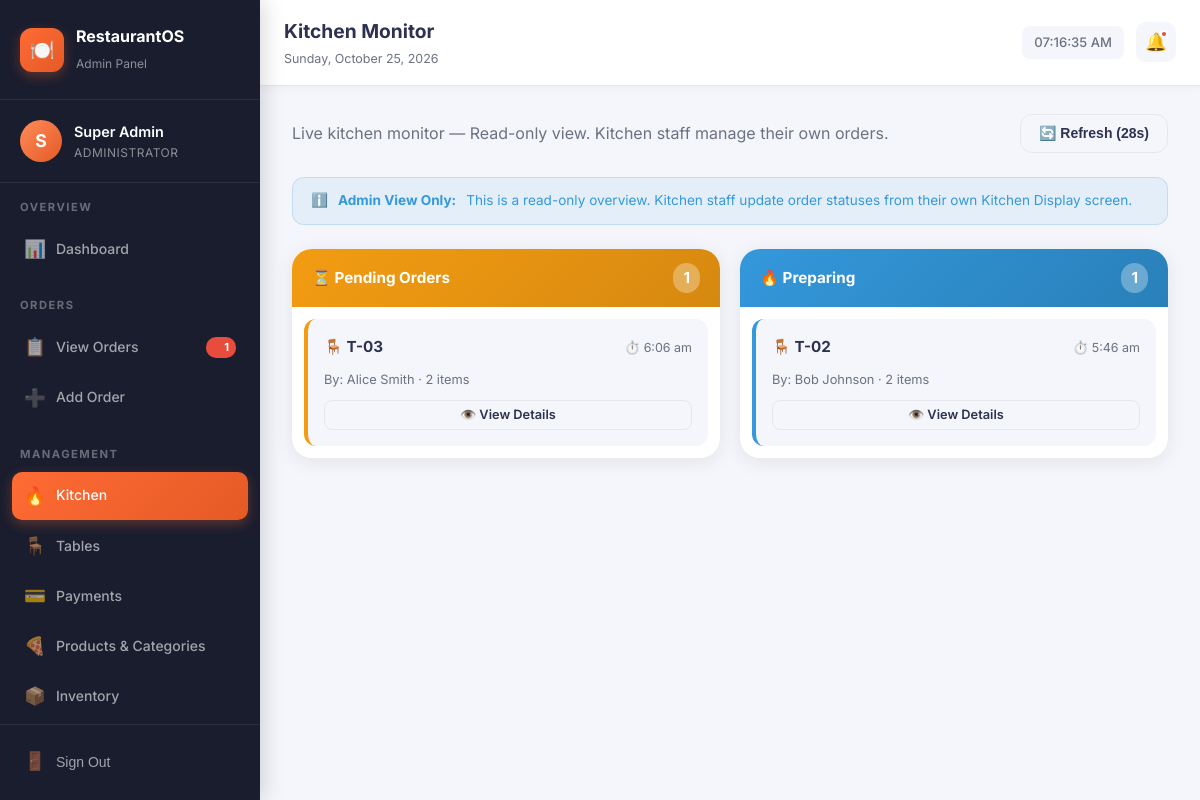
Page /public/admin/kitchen (signed in) on the committed database.
### tables this page shows
CREATE TABLE IF NOT EXISTS `order` (
    order_id INT PRIMARY KEY AUTO_INCREMENT,
    table_id INT,
    waiter_id INT,
    order_status VARCHAR(50) DEFAULT 'pending',
    total_amount DECIMAL(10,2) DEFAULT 0.00,
    payment_status VARCHAR(50) DEFAULT 'unpaid',
    order_date DATETIME DEFAULT CURRENT_TIMESTAMP,
    notes TEXT,
    FOREIGN KEY (table_id) REFERENCES restaurant_table(table_id) ON DELETE SET NULL,
    FOREIGN KEY (waiter_id) REFERENCES waiter(waiter_id) ON DELETE SET NULL
);

CREATE TABLE IF NOT EXISTS restaurant_table (
    table_id INT PRIMARY KEY AUTO_INCREMENT,
    table_number VARCHAR(50) NOT NULL UNIQUE,
    capacity INT DEFAULT 4,
    is_occupied BOOLEAN DEFAULT FALSE,
    location VARCHAR(100) DEFAULT 'Main Hall',
    created_at TIMESTAMP DEFAULT CURRENT_TIMESTAMP
);

CREATE TABLE IF NOT EXISTS waiter (
    waiter_id INT PRIMARY KEY AUTO_INCREMENT,
    waiter_name VARCHAR(100) NOT NULL,
    email VARCHAR(100) UNIQUE NOT NULL,
    phone_number VARCHAR(20),
    password VARCHAR(255) NOT NULL,
    avatar VARCHAR(255) DEFAULT NULL,
    status ENUM('active','inactive') DEFAULT 'active',
    created_at TIMESTAMP DEFAULT CURRENT_TIMESTAMP,
    updated_at TIMESTAMP DEFAULT CURRENT_TIMESTAMP ON UPDATE CURRENT_TIMESTAMP
);

### app/controllers/AdminController.php (called while the page is built, shortened)
<?php
require_once __DIR__ . '/../../config/database.php';
class AdminController {
    private $db;
    public function __construct() {
        $this->db = Database::getInstance();
    }
    public function kitchen() {
        $orders = $this->db->fetchAll("SELECT o.*, t.table_number, w.waiter_name, COUNT(oi.order_item_id) as item_count FROM `order` o LEFT JOIN restaurant_table t ON o.table_id = t.table_id LEFT JOIN waiter w ON o.waiter_id = w.waiter_id LEFT JOIN order_item oi ON o.order_id = oi.order_id WHERE o.order_status IN ('pending','preparing') GROUP BY o.order_id ORDER BY o.order_date ASC");
        require_once __DIR__ . '/../views/admin/kitchen.php';
    }
}

### config/database.php (called while the page is built, shortened)
<?php
class Database {
    private static $instance = null;
    private $connection;
    private function __construct() {
        $this->connection = new mysqli(DB_HOST, DB_USER, DB_PASS, DB_NAME);
        $this->connection->set_charset('utf8mb4');
    }
    public static function getInstance() {
        if (self::$instance === null) {
            self::$instance = new self();
        }
        return self::$instance;
    }
    public function query($sql, $params = [], $types = '') {
        $stmt = $this->connection->prepare($sql);
        $stmt->execute();
        return $stmt;
    }
    public function fetchAll($sql, $params = [], $types = '') {
        $stmt = $this->query($sql, $params, $types);
        $result = $stmt->get_result();
        return $result->fetch_all(MYSQLI_ASSOC);
    }
}

### app/views/admin/kitchen.php (the view, shortened to what this page needs)
<?php $page_title = 'Kitchen Monitor'; require_once __DIR__ . '/../shared/admin_layout_start.php'; ?>
<div style="display:flex;align-items:center;justify-content:space-between;margin-bottom:24px" class="animate-in">
  <div>
    <p style="color:var(--text-secondary)">Live kitchen monitor — Read-only view. Kitchen staff manage their own orders.</p>
  </div>
  <button onclick="location.reload()" class="btn btn-secondary" id="refresh-btn">🔄 Refresh</button>
</div>
<div style="background:rgba(52,152,219,0.08);border:1px solid rgba(52,152,219,0.2);border-radius:var(--radius);padding:12px 18px;margin-bottom:24px;display:flex;align-items:center;gap:10px;font-size:0.85rem;color:var(--info)" class="animate-in">
  ℹ️ <strong>Admin View Only:</strong> This is a read-only overview. Kitchen staff update order statuses from their own Kitchen Display screen.
</div>
<div class="kitchen-board animate-in-delay-1">
  <div class="kitchen-col">
    <div class="kitchen-column-header pending">
      ⏳ Pending Orders
      <?php $pending = array_filter($orders, fn($o) => $o['order_status'] === 'pending'); ?>
      <span style="background:rgba(255,255,255,0.3);padding:3px 10px;border-radius:20px"><?= count($pending) ?></span>
    </div>
    <div class="kitchen-cards">
      <?php if (empty($pending)): ?>
      <div style="text-align:center;padding:30px;color:var(--text-secondary)"><div style="font-size:2rem;margin-bottom:8px">✅</div>No pending orders</div>
      <?php else: ?>
      <?php foreach ($pending as $o): ?>
      <div class="kitchen-card pending">
        <div class="kitchen-card-header">
          <div class="kitchen-card-title">🪑 <?= htmlspecialchars($o['table_number'] ?? '#'.$o['order_id']) ?></div>
          <div class="kitchen-card-time">⏱️ <?= date('g:i a', strtotime($o['order_date'])) ?></div>
        </div>
        <div style="font-size:0.8rem;color:var(--text-secondary);margin-bottom:10px">
          By: <?= htmlspecialchars($o['waiter_name'] ?? 'N/A') ?> · <?= $o['item_count'] ?> items
        </div>
        <div style="display:flex;gap:8px">
          <a href="<?= BASE_URL ?>/admin/order/<?= $o['order_id'] ?>" class="btn btn-secondary btn-sm" style="flex:1;justify-content:center">👁️ View Details</a>
        </div>
      </div>
      <?php endforeach; ?>
      <?php endif; ?>
    </div>
  </div>
  <div class="kitchen-col">
    <div class="kitchen-column-header preparing">
      🔥 Preparing
      <?php $prep = array_filter($orders, fn($o) => $o['order_status'] === 'preparing'); ?>
      <span style="background:rgba(255,255,255,0.3);padding:3px 10px;border-radius:20px"><?= count($prep) ?></span>
    </div>
    <div class="kitchen-cards">
      <?php if (empty($prep)): ?>
      <div style="text-align:center;padding:30px;color:var(--text-secondary)"><div style="font-size:2rem;margin-bottom:8px">👨‍🍳</div>Nothing cooking</div>
      <?php else: ?>
      <?php foreach ($prep as $o): ?>
      <div class="kitchen-card preparing">
        <div class="kitchen-card-header">
          <div class="kitchen-card-title">🪑 <?= htmlspecialchars($o['table_number'] ?? '#'.$o['order_id']) ?></div>
          <div class="kitchen-card-time">⏱️ <?= date('g:i a', strtotime($o['order_date'])) ?></div>
        </div>
        <div style="font-size:0.8rem;color:var(--text-secondary);margin-bottom:10px">
          By: <?= htmlspecialchars($o['waiter_name'] ?? 'N/A') ?> · <?= $o['item_count'] ?> items
        </div>
        <div style="display:flex;gap:8px">
          <a href="<?= BASE_URL ?>/admin/order/<?= $o['order_id'] ?>" class="btn btn-secondary btn-sm" style="flex:1;justify-content:center">👁️ View Details</a>
        </div>
      </div>
      <?php endforeach; ?>
      <?php endif; ?>
    </div>
  </div>
</div>
<?php require_once __DIR__ . '/../shared/admin_layout_end.php'; ?>

### public/css/style.css (style rules this page uses)
:root { --primary: #FF6B35; --primary-dark: #E55A25; --primary-light: #FF8C5A; --secondary: #2D3250; --secondary-light: #3D4570; --accent: #F7C59F; --success: #27AE60; --warning: #F39C12; --danger: #E74C3C; --info: #3498DB; --dark: #1A1D2E; --sidebar-width: 260px; --bg: #F4F6FB; --card-bg: #FFFFFF; --text-primary: #2D3250; --text-secondary: #6B7280; --border: #E5E7EB; --shadow: 0 4px 20px rgba(0,0,0,0.08); --shadow-lg: 0 10px 40px rgba(0,0,0,0.12); --radius: 12px; --radius-lg: 20px; --transition: all 0.3s cubic-bezier(0.4, 0, 0.2, 1); }
*, *::before, *::after { box-sizing: border-box; margin: 0; padding: 0; }
body { font-family: 'Inter', -apple-system, BlinkMacSystemFont, sans-serif; background: var(--bg); color: var(--text-primary); line-height: 1.6; overflow-x: hidden; }
.animate-in { animation: fadeInUp 0.5s ease both; }
.animate-in-delay-1 { animation: fadeInUp 0.5s ease 0.1s both; }
.btn { display: inline-flex; align-items: center; justify-content: center; gap: 6px; padding: 9px 18px; border-radius: var(--radius); font-size: 0.875rem; font-weight: 600; cursor: pointer; transition: background 0.2s, box-shadow 0.2s, transform 0.15s; border: none; text-decoration: none; position: relative; overflow: hidden; isolation: isolate; white-space: nowrap; vertical-align: middle; line-height: 1.4; flex-shrink: 0; }
.btn-secondary { background: var(--bg); color: var(--text-primary); border: 1.5px solid var(--border); }
.btn-sm { padding: 5px 12px; font-size: 0.8rem; border-radius: 8px; }
.kitchen-board { display: grid; grid-template-columns: repeat(auto-fit, minmax(280px, 1fr)); gap: 20px; }
.kitchen-column-header { display: flex; align-items: center; justify-content: space-between; padding: 14px 20px; border-radius: var(--radius) var(--radius) 0 0; font-weight: 700; font-size: 0.95rem; }
.kitchen-column-header.pending { background: linear-gradient(135deg, #F39C12, #D68910); color: #fff; }
.kitchen-column-header.preparing { background: linear-gradient(135deg, #3498DB, #2980B9); color: #fff; }
.kitchen-col { background: var(--card-bg); border-radius: var(--radius-lg); box-shadow: var(--shadow); overflow: hidden; }
.kitchen-cards { padding: 12px; display: flex; flex-direction: column; gap: 10px; min-height: 100px; }
.kitchen-card { background: var(--bg); border-radius: var(--radius); padding: 16px; border-left: 4px solid transparent; transition: var(--transition); cursor: pointer; }
.kitchen-card.pending { border-left-color: var(--warning); }
.kitchen-card.preparing { border-left-color: var(--info); }
.kitchen-card-header { display: flex; justify-content: space-between; align-items: center; margin-bottom: 10px; }
.kitchen-card-title { font-weight: 700; font-size: 0.95rem; }
.kitchen-card-time { font-size: 0.78rem; color: var(--text-secondary); }

### rows in the picture
order: table.table_number "T-03", order_date "6:06 am", waiter.waiter_name "Alice Smith", item_count "2"
order: table.table_number "T-02", order_date "5:46 am", waiter.waiter_name "Bob Johnson", item_count "2"

### other values in the picture
$initials "S"
$admin_name "Super Admin"
$pending_orders "1"
$page_title "Kitchen Monitor"
count($pending) "1"
count($prep) "1"
